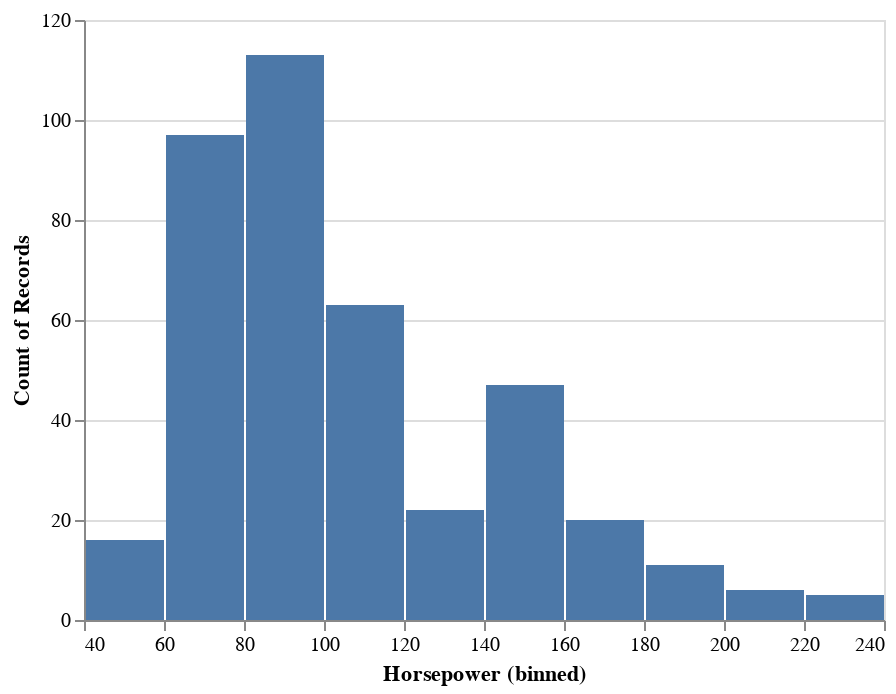

The code cell stored with this chart in its notebook:
### Code cell
#bins = alt.Bin(maxbins=15)

alt.Chart(df).mark_bar().encode(
    alt.X('Horsepower', bin=True),
    y='count()'
)

### Figure 1 — Vega-Lite specification as saved in the notebook (floating-point values rounded to 4 significant figures; data arrays with more than 128 entries replaced by an {"elided": "..."} marker saying what was removed)
{"$schema": "https://vega.github.io/schema/vega-lite/v2.6.0.json", "config": {"view": {"height": 300, "width": 400}}, "data": {"name": "data-f02450ab61490a1363517a0190416235"}, "datasets": {"data-f02450ab61490a1363517a0190416235": {"elided": "406 records"}}, "encoding": {"x": {"bin": true, "field": "Horsepower", "type": "quantitative"}, "y": {"aggregate": "count", "type": "quantitative"}}, "mark": "bar"}
